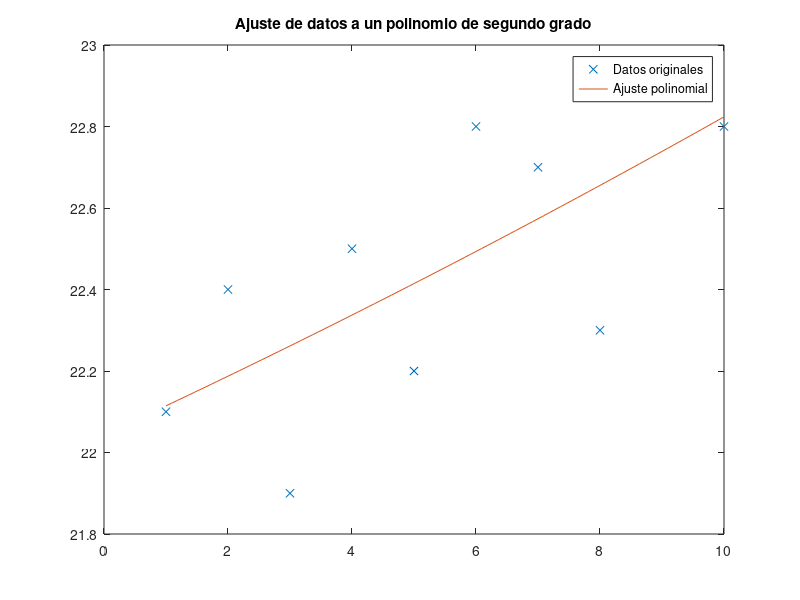

Recreate this plot in MATLAB.


function aprox_min_2_polinomio

    x = [ 1:10 ]';
    y = [ 22.1 ; 22.4 ; 21.9 ; 22.5 ; 22.2 ; 22.8 ; 22.7 ; 22.3 ; 22.9 ; 22.8 ];

    % queremos ajustar al polinomio y = a0 + a1 * x + a2 * x2

    phi = [ ones(1, 10) ; x' ; (x.^2)' ]';

    % phi' * phi * a = phi' * y

    A = phi' * phi;
    b = phi' * y;

    ec = linsolve(A,b);


    % Mostrar los coeficientes
    disp('Coeficientes del polinomio:');
    disp(ec);

    % Generar los valores ajustados
    x_fit = linspace(min(x), max(x), 100)';
    y_fit = ec(1) + ec(2) * x_fit + ec(3) * x_fit.^2;

    % Graficar los datos originales y la curva ajustada
    figure;
    plot(x, y, 'x', 'DisplayName', 'Datos originales');
    hold on;
    plot(x_fit, y_fit, '-', 'DisplayName', 'Ajuste polinomial');
    legend('show');
    title('Ajuste de datos a un polinomio de segundo grado');
    hold off;

endfunction
